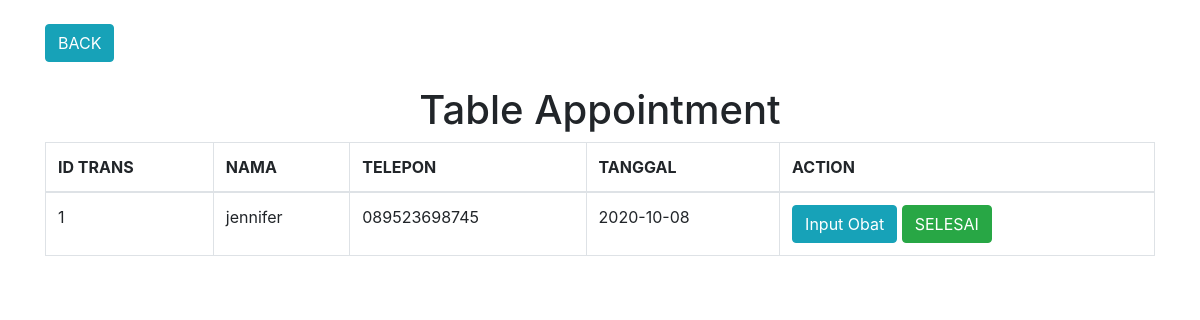
Page /AssistantPage.php on the earlier database version.
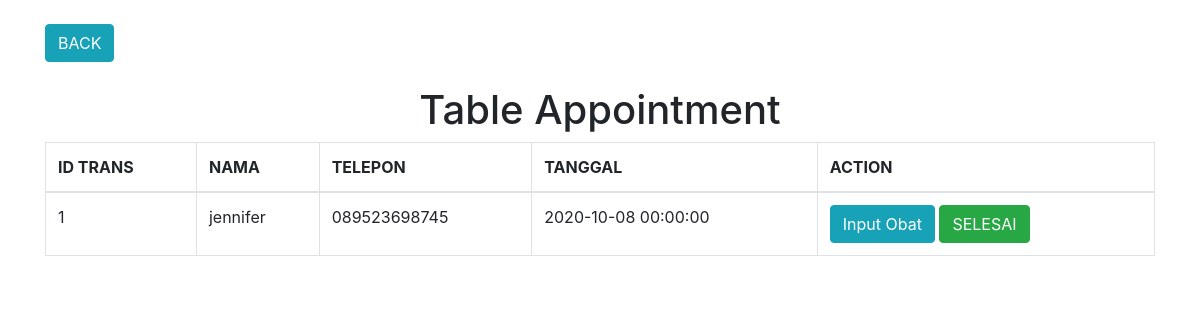
Same page on the later database version.
### tables this page shows
CREATE TABLE `htrans` (
  `ID_TRANS` varchar(10) NOT NULL,
  `TOTAL_TRANS` int(11) NOT NULL,
  `TANGGAL_TRANS` datetime NOT NULL,
  `ID_PELANGGAN` varchar(10) NOT NULL,
  `ID_PERAWATAN` varchar(10) DEFAULT NULL,
  `ID_BEAUTICIAN` varchar(10) DEFAULT NULL,
  `PEMBAYARAN` varchar(255) NOT NULL,
  `STATUS_TRANS` varchar(1) NOT NULL COMMENT '0 = BELUM SELESAI,\r\n1 = SUDAH SELESAI'
);

CREATE TABLE `pelanggan` (
  `ID_PELANGGAN` varchar(10) NOT NULL,
  `NAMA_PELANGGAN` varchar(255) NOT NULL,
  `TELEPON_PELANGGAN` varchar(13) NOT NULL,
  `ID_MEMBER` varchar(10) DEFAULT NULL
);

### AssistantPage.php (the view, shortened to what this page needs)
<?php
    include("conn.php");
?>
<!DOCTYPE html>
<html lang="en">
<head>
    <link rel="stylesheet" href="https://stackpath.bootstrapcdn.com/bootstrap/4.3.1/css/bootstrap.min.css">
    <link rel="stylesheet" href="https://maxcdn.bootstrapcdn.com/bootstrap/4.5.2/css/bootstrap.min.css">
</head>
<body>
    <br/>
    <div class="container">
        <form action="OpratorPage.php" method="post">
                <button type="submit" class="btn btn-info">BACK</button>
        </form> <br/>
        <center><h1>Table Appointment</h1></center>
            <table class="table table-hover table-bordered">
                <thead>
                    <tr>
                        <th>ID TRANS</th>
                        <th>NAMA</th>
                        <th>TELEPON</th>
                        <th>TANGGAL</th>
                        <th>ACTION</th>
                    </tr>
                </thead>
                <tbody name="tObat">
                    <?php
                        $sql = "SELECT * FROM HTRANS WHERE STATUS_TRANS='0'";
                        $result = $conn->query($sql);
                        if ($result->num_rows > 0) {
                            while ($row = $result->fetch_assoc()) {
                                $idxPelanggan = $row['ID_PELANGGAN'];
                                if($row['STATUS_TRANS'] == "0"){
                            ?>
                                <tr>
                                    <td><?= $row["ID_TRANS"]; ?></td>
                                    <?php
                                        $sql2 = "SELECT * FROM PELANGGAN WHERE ID_PELANGGAN='$idxPelanggan'";
                                        $result = $conn->query($sql2);
                                        $row2= $result->fetch_assoc();
                                    ?>
                                    <td><?= $row2["NAMA_PELANGGAN"]; ?></td>
                                    <td><?= $row2["TELEPON_PELANGGAN"]; ?></td>
                                    <td><?= $row["TANGGAL_TRANS"]; ?></td>
                                    <td>
                                        <form method="post">
                                            <button name="btnInput" type="submit" class="btn btn-info">Input Obat</button>
                                            <button name="btnSelesai" type="submit" class="btn btn-success">SELESAI</button>
                                        </form>
                                    </td>
                                </tr>
                            <?php
                                }
                            }
                        }
                    ?>
                </tbody>
            </table>
        </div>
    </body>
</html>

Differences in the rows shown:
changed htrans "jennifer": TANGGAL_TRANS "2020-10-08" → "2020-10-08 00:00:00"
